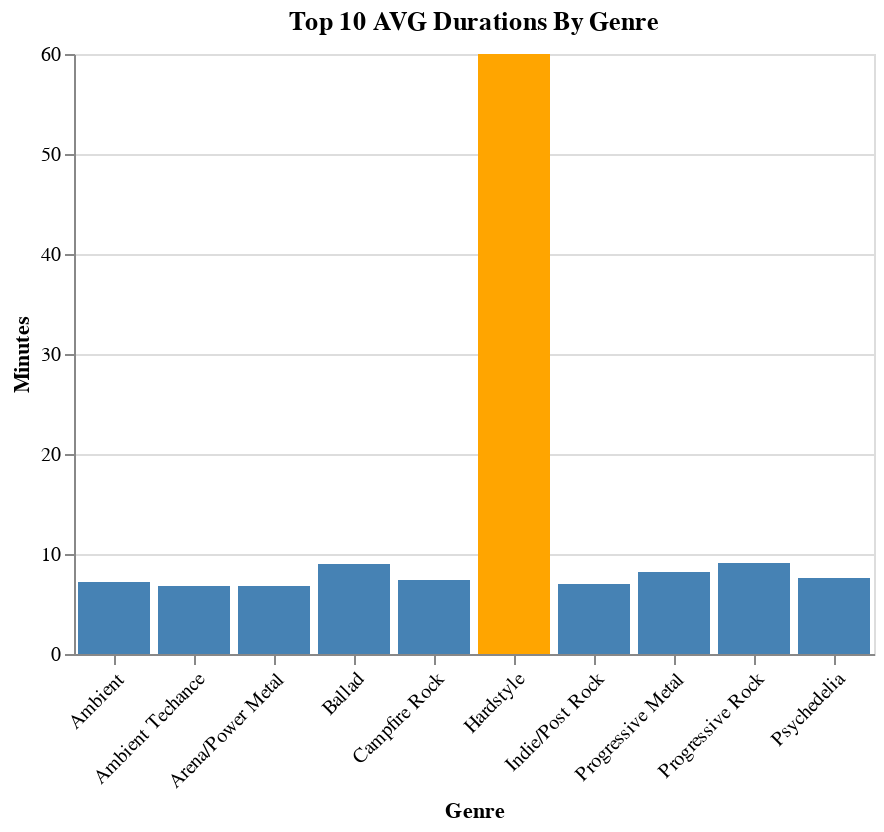

Write notebook code for a chart like this one.
### Markdown cell above
And finally let's plot them in Altair highlighting the one with the longest average duration.

### Code cell
top_duration = avg_duration_per_genre.top_k(1, by="Minutes").to_numpy()[0][1]
alt.Chart(top_10_avg_duration, title="Top 10 AVG Durations By Genre").mark_bar().encode(
    x=alt.X('Genre', axis=alt.Axis(labelAngle=-45)),
    y="Minutes",
    color=alt.condition(
        alt.datum.Minutes == top_duration,
        alt.value('orange'),
        alt.value('steelblue')
    )
).properties(width=400)

### Figure 1 — Vega-Lite specification as saved in the notebook (floating-point values rounded to 4 significant figures)
{"config": {"view": {"continuousWidth": 300, "continuousHeight": 300}}, "data": {"name": "data-fd74c3b5d1c789840e190b40542bb746"}, "mark": {"type": "bar"}, "encoding": {"color": {"condition": {"test": "(datum.Minutes === 60.0)", "value": "orange"}, "value": "steelblue"}, "x": {"axis": {"labelAngle": -45}, "field": "Genre", "type": "nominal"}, "y": {"field": "Minutes", "type": "quantitative"}}, "title": "Top 10 AVG Durations By Genre", "width": 400, "$schema": "https://vega.github.io/schema/vega-lite/v5.15.1.json", "datasets": {"data-fd74c3b5d1c789840e190b40542bb746": [{"Genre": "Hardstyle", "Minutes": 60.0}, {"Genre": "Progressive Rock", "Minutes": 9.1}, {"Genre": "Ballad", "Minutes": 9.0}, {"Genre": "Progressive Metal", "Minutes": 8.2}, {"Genre": "Psychedelia", "Minutes": 7.6}, {"Genre": "Campfire Rock", "Minutes": 7.4}, {"Genre": "Ambient", "Minutes": 7.2}, {"Genre": "Indie/Post Rock", "Minutes": 7.0}, {"Genre": "Ambient Techance", "Minutes": 6.8}, {"Genre": "Arena/Power Metal", "Minutes": 6.8}]}}
